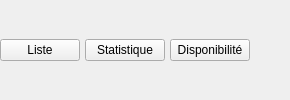
             <widget class="QFrame" name="subNavBar">
              <property name="frameShape">
               <enum>QFrame::Shape::NoFrame</enum>
              </property>
              <layout class="QHBoxLayout" name="subNavBarLayout">
               <property name="spacing">
                <number>5</number>
               </property>
               <property name="leftMargin">
                <number>0</number>
               </property>
               <property name="topMargin">
                <number>0</number>
               </property>
               <property name="rightMargin">
                <number>0</number>
               </property>
               <property name="bottomMargin">
                <number>0</number>
               </property>
               <item>
                <widget class="QPushButton" name="btnSubEmpl3">
                 <property name="text">
                  <string>Liste</string>
                 </property>
                 <property name="checkable">
                  <bool>true</bool>
                 </property>
                 <property name="autoExclusive">
                  <bool>true</bool>
                 </property>
                </widget>
               </item>
               <item>
                <widget class="QPushButton" name="btnSubEmpl4_2">
                 <property name="text">
                  <string>Statistique</string>
                 </property>
                 <property name="checkable">
                  <bool>true</bool>
                 </property>
                 <property name="autoExclusive">
                  <bool>true</bool>
                 </property>
                </widget>
               </item>
               <item>
                <widget class="QPushButton" name="btnSubEmpl5">
                 <property name="text">
                  <string>Disponibilité</string>
                 </property>
                 <property name="checkable">
                  <bool>true</bool>
                 </property>
                 <property name="autoExclusive">
                  <bool>true</bool>
                 </property>
                </widget>
               </item>
               <item>
                <spacer name="horizontalSpacer">
                 <property name="orientation">
                  <enum>Qt::Orientation::Horizontal</enum>
                 </property>
                 <property name="sizeHint" stdset="0">
                  <size>
                   <width>40</width>
                   <height>20</height>
                  </size>
                 </property>
                </spacer>
               </item>
              </layout>
             </widget>
